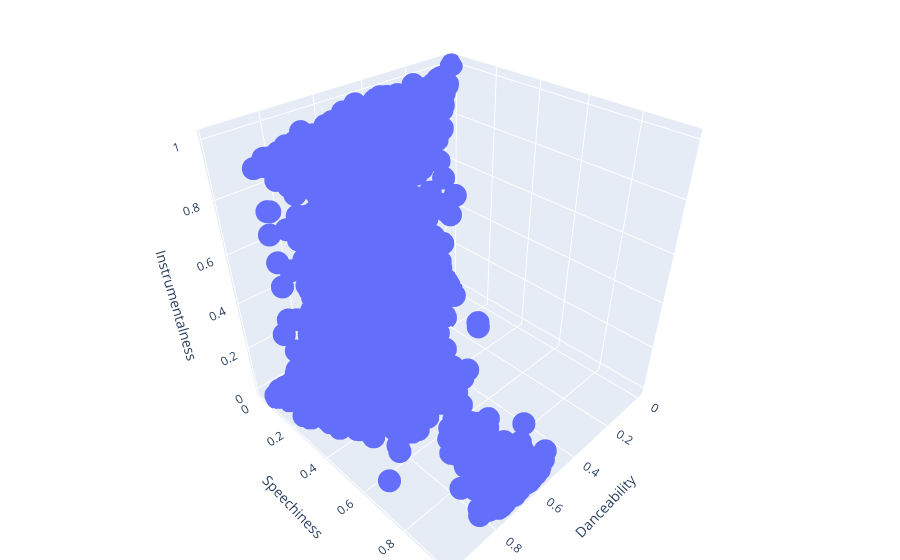

Source (notebook cell):
### Code cell
# Interactive 3d scatter plot for finding correlation among particular variables

# Taking 5,000 random samples of data for the graph
df_sample = df_tracks[['danceability', 'speechiness', 'instrumentalness']].sample(5000)

figure = plt.express.scatter_3d(df_sample,
                 x='danceability',
                 y='speechiness',
                 z='instrumentalness',
                 labels={"danceability": "Danceability", "instrumentalness": "Instrumentalness", "speechiness": "Speechiness"},
                 )

# Update the layout using update_layout function to show the legend
figure.update_layout(showlegend=True,
                     margin=dict(l=0, r=0, b=0, t=0),
                     paper_bgcolor='white'
                     )
figure.show()

### Figure 1 — Plotly figure (JSON) as saved in the notebook; plotly's stock layout.template omitted (floating-point values rounded to 4 significant figures; data arrays with more than 128 entries replaced by an {"elided": "..."} marker saying what was removed)
{"data": [{"hovertemplate": "Danceability=%{x}<br>Speechiness=%{y}<br>Instrumentalness=%{z}<extra></extra>", "legendgroup": "", "marker": {"color": "#636efa", "symbol": "circle"}, "mode": "markers", "name": "", "scene": "scene", "showlegend": false, "type": "scatter3d", "x": {"elided": "5000 float values"}, "y": {"elided": "5000 float values"}, "z": {"elided": "5000 float values"}}], "layout": {"legend": {"tracegroupgap": 0}, "margin": {"b": 0, "l": 0, "r": 0, "t": 0}, "paper_bgcolor": "white", "scene": {"domain": {"x": [0, 1], "y": [0, 1]}, "xaxis": {"title": {"text": "Danceability"}}, "yaxis": {"title": {"text": "Speechiness"}}, "zaxis": {"title": {"text": "Instrumentalness"}}}, "showlegend": true}}
